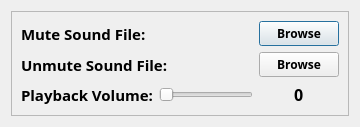
<?xml version="1.0" encoding="UTF-8"?>
<ui version="4.0">
 <class>Dialog</class>
 <widget class="QDialog" name="Dialog">
  <property name="geometry">
   <rect>
    <x>0</x>
    <y>0</y>
    <width>360</width>
    <height>118</height>
   </rect>
  </property>
  <property name="font">
   <font>
    <family>Source Sans Pro</family>
    <pointsize>12</pointsize>
   </font>
  </property>
  <property name="windowTitle">
   <string>Custom Sounds</string>
  </property>
  <layout class="QGridLayout" name="gridLayout">
   <item row="1" column="0">
    <widget class="QFrame" name="frame_2">
     <property name="sizePolicy">
      <sizepolicy hsizetype="MinimumExpanding" vsizetype="MinimumExpanding">
       <horstretch>0</horstretch>
       <verstretch>0</verstretch>
      </sizepolicy>
     </property>
     <property name="font">
      <font>
       <family>Unispace</family>
       <pointsize>14</pointsize>
       <weight>75</weight>
       <bold>true</bold>
      </font>
     </property>
     <property name="frameShape">
      <enum>QFrame::StyledPanel</enum>
     </property>
     <property name="frameShadow">
      <enum>QFrame::Plain</enum>
     </property>
     <layout class="QGridLayout" name="gridLayout_2">
      <item row="1" column="0" colspan="2" alignment="Qt::AlignLeft">
       <widget class="QLabel" name="label_2">
        <property name="font">
         <font>
          <family>Unispace</family>
          <pointsize>11</pointsize>
          <weight>75</weight>
          <bold>true</bold>
         </font>
        </property>
        <property name="text">
         <string>Unmute Sound File: </string>
        </property>
       </widget>
      </item>
      <item row="0" column="0" alignment="Qt::AlignLeft">
       <widget class="QLabel" name="label">
        <property name="font">
         <font>
          <family>Unispace</family>
          <pointsize>11</pointsize>
          <weight>75</weight>
          <bold>true</bold>
         </font>
        </property>
        <property name="text">
         <string>Mute Sound File:</string>
        </property>
       </widget>
      </item>
      <item row="0" column="2">
       <widget class="QPushButton" name="muteBrowseButton">
        <property name="font">
         <font>
          <family>Unispace</family>
          <pointsize>9</pointsize>
          <weight>75</weight>
          <bold>true</bold>
         </font>
        </property>
        <property name="text">
         <string>Browse</string>
        </property>
       </widget>
      </item>
      <item row="1" column="2">
       <widget class="QPushButton" name="unmuteBrowseButton">
        <property name="font">
         <font>
          <family>Unispace</family>
          <pointsize>9</pointsize>
          <weight>75</weight>
          <bold>true</bold>
         </font>
        </property>
        <property name="text">
         <string>Browse</string>
        </property>
       </widget>
      </item>
      <item row="2" column="1">
       <widget class="QSlider" name="volumeSlider">
        <property name="orientation">
         <enum>Qt::Horizontal</enum>
        </property>
       </widget>
      </item>
      <item row="2" column="0" alignment="Qt::AlignLeft">
       <widget class="QLabel" name="label_3">
        <property name="font">
         <font>
          <family>Unispace</family>
          <pointsize>11</pointsize>
          <weight>75</weight>
          <bold>true</bold>
         </font>
        </property>
        <property name="text">
         <string>Playback Volume:</string>
        </property>
       </widget>
      </item>
      <item row="2" column="2" alignment="Qt::AlignHCenter">
       <widget class="QLabel" name="volumeLabel">
        <property name="font">
         <font>
          <family>Unispace</family>
          <pointsize>12</pointsize>
          <weight>75</weight>
          <bold>true</bold>
         </font>
        </property>
        <property name="text">
         <string>0</string>
        </property>
       </widget>
      </item>
     </layout>
    </widget>
   </item>
  </layout>
 </widget>
 <resources/>
 <connections/>
</ui>
